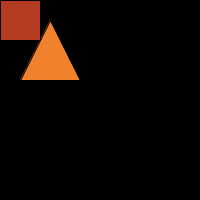
Frame 1 (no input)
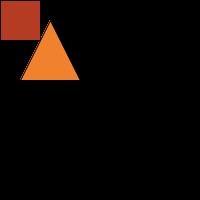
Frame 60 (the mouse pressed at the canvas centre just before this capture)
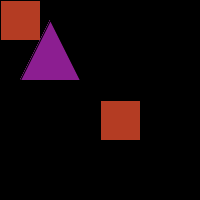
Frame 120 (the mouse held since frame 60 and released just before this capture)

The Processing sketch that drew these frames (run headless with seeded random() and noise(); from frame 60 on, the mouse is pressed at the canvas centre):

// Processing sketch: processing_26976
// ── processing_26976.pde

//Kate Easton
//z3290017
//Lesson One Project

void setup(){
  size(200,200);
  background(0);
}

void draw(){
  stroke(0);
  fill(240-mouseX,130-mouseX,45+mouseX);
  triangle(20,80,50,20,80,80);
  fill(180,60,35);
  rect(mouseX,mouseY,40,40);
}
